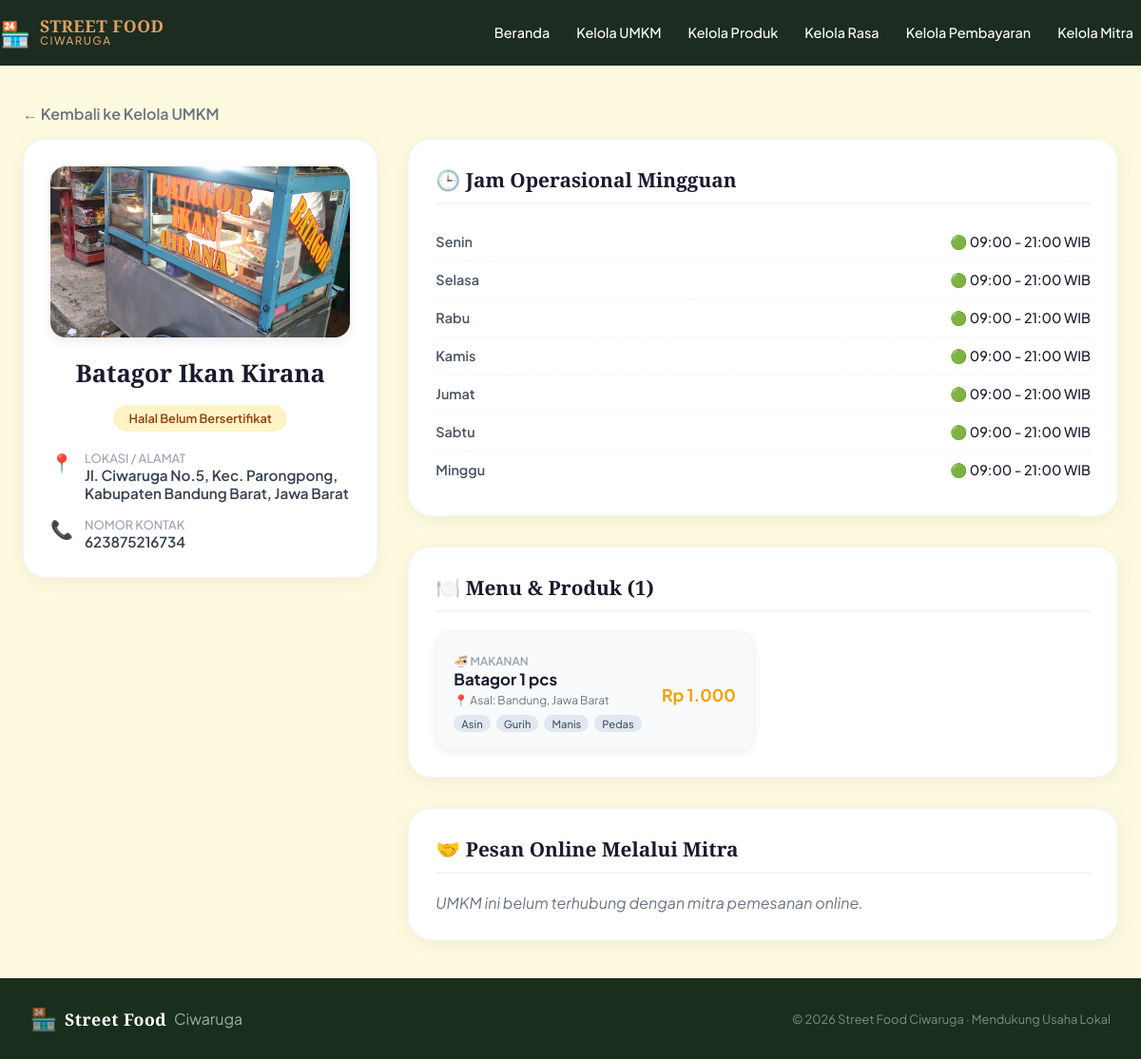
The app's page /detail_umkm.php?id=4 with its own data.
### tables this page shows
CREATE TABLE `umkm` (
  `id_umkm` int(11) NOT NULL,
  `nama_umkm` varchar(100) NOT NULL,
  `lokasi` text NOT NULL,
  `foto` varchar(255) DEFAULT NULL,
  `nomor_kontak` varchar(20) DEFAULT NULL,
  `status_halal` enum('Halal Bersertifikat','Halal Belum Bersertifikat','Non-Halal') NOT NULL,
  `no_sertifikat` varchar(100) DEFAULT NULL,
  `lembaga_penerbit` varchar(100) DEFAULT NULL,
  `tanggal_terbit` date DEFAULT NULL
);

CREATE TABLE `waktu_operasional` (
  `id_waktu` int(11) NOT NULL,
  `id_umkm` int(11) NOT NULL,
  `hari` varchar(50) NOT NULL,
  `jam_buka` time DEFAULT NULL,
  `jam_tutup` time DEFAULT NULL,
  `keterangan` enum('Buka','Tutup') NOT NULL
);

CREATE TABLE `produk` (
  `id_produk` int(11) NOT NULL,
  `id_umkm` int(11) NOT NULL,
  `nama_produk` varchar(100) NOT NULL,
  `harga` decimal(10,2) NOT NULL,
  `kategori_produk` varchar(50) NOT NULL,
  `asal_daerah` varchar(100) DEFAULT NULL
);

### detail_umkm.php (the view, shortened to what this page needs)
<?php
require_once 'koneksi.php';
$id_umkm = (int)$_GET['id'];
$query = "SELECT * FROM umkm WHERE id_umkm = $id_umkm";
$result = mysqli_query($koneksi, $query);
$umkm = mysqli_fetch_assoc($result);
$queryWaktu = "SELECT * FROM waktu_operasional WHERE id_umkm = $id_umkm ORDER BY
               FIELD(hari, 'Senin', 'Selasa', 'Rabu', 'Kamis', 'Jumat', 'Sabtu', 'Minggu')";
$resultWaktu = mysqli_query($koneksi, $queryWaktu);
$waktuList = [];
while ($row = mysqli_fetch_assoc($resultWaktu)) {
    $waktuList[] = $row;
}
$mitraList = [];
$queryProduk = "SELECT p.*,
                GROUP_CONCAT(kr.jenis_rasa SEPARATOR ', ') as daftar_rasa
                FROM produk p
                LEFT JOIN produk_rasa pr ON p.id_produk = pr.id_produk
                LEFT JOIN kategori_rasa kr ON pr.id_rasa = kr.id_rasa
                WHERE p.id_umkm = $id_umkm
                GROUP BY p.id_produk
                ORDER BY p.nama_produk ASC";
$resultProduk = mysqli_query($koneksi, $queryProduk);
$produkList = [];
while ($row = mysqli_fetch_assoc($resultProduk)) {
    $produkList[] = $row;
}
?>
<!DOCTYPE html>
<html lang="id">
<head>
  <link rel="stylesheet" href="style.css">
</head>
<body>
  <header class="navbar">
    <div class="nav-inner">
      <div class="brand">
        <span class="brand-icon">🏪</span>
        <div class="brand-text">
          <span class="brand-name">STREET FOOD</span>
          <span class="brand-sub">Ciwaruga</span>
        </div>
      </div>
      <nav class="nav-links">
        <a href="index.php">Beranda</a>
        <a href="umkm.php">Kelola UMKM</a>
        <a href="produk.php">Kelola Produk</a>
        <a href="kategori_rasa.php">Kelola Rasa</a>
        <a href="bayar.php">Kelola Pembayaran</a>
        <a href="mitra.php">Kelola Mitra</a>
      </nav>
    </div>
  </header>
  <div class="container">
    <div class="back-btn-container">
      <a href="umkm.php" class="back-link-top">← Kembali ke Kelola UMKM</a>
    </div>
    <div class="sidebar">
      <div class="card" style="text-align: center;">
        <div class="profile-header">
          <?php if ($umkm['foto'] && file_exists($umkm['foto'])): ?>
          <img src="<?= htmlspecialchars($umkm['foto']) ?>" class="profile-foto" alt="Foto">
          <?php else: ?>
          <div class="profile-no-foto">🏪</div>
          <?php endif; ?>
          <h2 class="profile-name"><?= htmlspecialchars($umkm['nama_umkm']) ?></h2>
          <?php
          $status_class = '';
          if ($umkm['status_halal'] == 'Halal Bersertifikat') {
              $status_class = 'status-bersertifikat';
          } elseif ($umkm['status_halal'] == 'Halal Belum Bersertifikat') {
              $status_class = 'status-belum';
          } else {
              $status_class = 'status-non';
          }
          ?>
          <span class="halal-badge-large <?= $status_class ?>">
            <?= htmlspecialchars($umkm['status_halal']) ?>
          </span>
        </div>
        <div class="info-list">
          <div class="info-item">
            <span class="info-icon">📍</span>
            <div style="text-align: left;">
              <div class="info-label">LOKASI / ALAMAT</div>
              <div class="info-val"><?= htmlspecialchars($umkm['lokasi']) ?></div>
            </div>
          </div>
          <div class="info-item">
            <span class="info-icon">📞</span>
            <div style="text-align: left;">
              <div class="info-label">NOMOR KONTAK</div>
              <div class="info-val"><?= htmlspecialchars($umkm['nomor_kontak'] ?: '-') ?></div>
            </div>
          </div>
        </div>
      </div>
    </div>
    <div class="main-content">
      <div class="card">
        <div class="card-title">🕒 Jam Operasional Mingguan</div>
        <div>
          <?php if (empty($waktuList)): ?>
          <p style="color: #6b7280; font-style: italic;">Jam operasional belum diatur untuk UMKM ini. <a href="waktu_operasional.php?id_umkm=<?= $id_umkm ?>">Atur sekarang</a>.</p>
          <?php else: ?>
          <?php foreach ($waktuList as $waktu):
              $isTutup = $waktu['keterangan'] === 'Tutup';
          ?>
          <div class="schedule-row">
            <span class="schedule-day"><?= htmlspecialchars($waktu['hari']) ?></span>
            <?php if ($isTutup): ?>
            <span class="schedule-closed">🚫 Tutup / Libur</span>
            <?php else: ?>
            <span class="schedule-time">
              🟢 <?= date('H:i', strtotime($waktu['jam_buka'])) ?> - <?= date('H:i', strtotime($waktu['jam_tutup'])) ?> WIB
            </span>
            <?php endif; ?>
          </div>
          <?php endforeach; ?>
          <?php endif; ?>
        </div>
      </div>
      <div class="card">
        <div class="card-title">🍽️ Menu & Produk (<?= count($produkList) ?>)</div>
        <div class="product-grid">
          <?php if (empty($produkList)): ?>
          <p style="color: #6b7280; font-style: italic; grid-column: span 2;">Belum ada produk yang didaftarkan untuk UMKM ini.</p>
          <?php else: ?>
          <?php foreach ($produkList as $produk): ?>
          <a href="detail_produk.php?id=<?= $produk['id_produk'] ?>" class="product-card" style="text-decoration:none;cursor:pointer;transition:transform 0.2s,box-shadow 0.2s;">
            <div class="product-detail">
              <span class="product-category">
                <?php
                if ($produk['kategori_produk'] === 'Makanan') echo '🍜 ';
                elseif ($produk['kategori_produk'] === 'Minuman') echo '🥤 ';
                elseif ($produk['kategori_produk'] === 'Topping') echo '🍯 ';
                else echo '🍿 ';
                echo htmlspecialchars($produk['kategori_produk']);
                ?>
              </span>
              <h4><?= htmlspecialchars($produk['nama_produk']) ?></h4>
              <?php if ($produk['asal_daerah']): ?>
              <span style="font-size: 0.75rem; color: #6b7280; display: block; margin-top: 2px;">📍 Asal: <?= htmlspecialchars($produk['asal_daerah']) ?></span>
              <?php endif; ?>
              <?php if ($produk['daftar_rasa']): ?>
              <div class="product-flavor-tags">
                <?php foreach (explode(', ', $produk['daftar_rasa']) as $rasa): ?>
                <span class="flavor-badge"><?= htmlspecialchars($rasa) ?></span>
                <?php endforeach; ?>
              </div>
              <?php endif; ?>
            </div>
            <div class="product-price">
              Rp <?= number_format($produk['harga'], 0, ',', '.') ?>
            </div>
          </a>
          <?php endforeach; ?>
          <?php endif; ?>
        </div>
      </div>
      <div class="card">
        <div class="card-title">🤝 Pesan Online Melalui Mitra</div>
        <div class="mitra-links-grid">
          <?php if (empty($mitraList)): ?>
          <p style="color: #6b7280; font-style: italic;">UMKM ini belum terhubung dengan mitra pemesanan online.</p>
          <?php endif; ?>
        </div>
      </div>
    </div>
  </div>
  <footer class="footer">
    <div class="footer-inner">
      <div class="footer-brand">
        <span class="brand-icon">🏪</span>
        <span class="brand-name"> Street Food</span> Ciwaruga
      </div>
      <p class="footer-copy">© 2026 Street Food Ciwaruga · Mendukung Usaha Lokal</p>
    </div>
  </footer>
</body>
</html>

### style.css (style rules this page uses)
*, *::before, *::after { box-sizing: border-box; margin: 0; padding: 0; }
:root { --hijau:#2e6b4f; --hijau-muda:#52b788; --hijau-terang:#95d5b2; --krem:#fefae0; --kuning:#dda15e; --coklat:#bc6c25; --putih:#ffffff; --abu:#6b7280; --gelap:#1a2e1e; --radius-sm: 8px; --radius-md: 16px; --radius-lg: 24px; --radius-xl: 40px; --shadow-sm: 0 2px 8px rgba(45,106,79,.10); --shadow-md: 0 6px 24px rgba(45,106,79,.15); --shadow-lg: 0 16px 48px rgba(45,106,79,.20); }
html { scroll-behavior: smooth; }
body { font-family: 'Plus Jakarta Sans', sans-serif; background: var(--krem); color: var(--hijau-terang); overflow-x:visible; }
.navbar { position:relative; top: 0; z-index: 100; background: rgba(9, 27, 16, 0.92); backdrop-filter: blur(12px); border-bottom: 1px solid rgba(45,106,79,.12); }
.nav-inner { max-width: 1200px; margin: auto; padding: 0px; height: 68px; display: flex; align-items: center; gap: 8px; }
.brand { display: flex; align-items: center; gap: 10px; text-decoration: none; flex-shrink: 0; }
.brand-icon { font-size: 1.6rem; }
.brand-text { display: flex; flex-direction: column; line-height: 1.1; }
.brand-name { font-family: 'Playfair Display', serif; font-weight: 900; font-size: 1.1rem; color: var(--kuning); letter-spacing: .5px; }
.brand-sub { font-size: .72rem; font-weight: 500; color: var(--kuning); letter-spacing: 1.5px; text-transform: uppercase; }
.nav-links { display: flex; gap: 28px; margin-left: auto; }
.nav-links a { text-decoration: none; font-size: .9rem; font-weight: 500; color: var(--putih); transition: color .2s; }
.card-title { font-size: .88rem; font-weight: 600; color: var(--gelap); }
.footer { background: var(--gelap); color: rgba(255,255,255,.6); }
.footer-inner { max-width: 1200px; margin:0 auto; padding: 28px 32px; display: flex; align-items: center; justify-content: space-between; }
.footer .brand-name { color: var(--putih); }
.footer .brand-icon { font-size: 1.4rem; }
.footer-brand { display: flex; align-items: center; gap: 8px; }
.footer-copy { font-size: .8rem; color: rgba(255,255,255,.45); }
.product-card { background: #fff; border-radius: 16px; overflow: hidden; box-shadow: 0 2px 10px rgba(0, 0, 0, 0.07); transition: transform 0.2s ease, box-shadow 0.2s ease; }

### records on screen
umkm: foto (picture), nama_umkm "Batagor Ikan Kirana", status_halal "Halal Belum Bersertifikat", lokasi "Jl. Ciwaruga No.5, Kec. Parongpong, Kabupaten Bandung Barat, Jawa Barat", nomor_kontak "623875216734"
waktu_operasional: hari "Senin", jam_buka "09:00", jam_tutup "21:00"
waktu_operasional: hari "Selasa", jam_buka "09:00", jam_tutup "21:00"
waktu_operasional: hari "Rabu", jam_buka "09:00", jam_tutup "21:00"
waktu_operasional: hari "Kamis", jam_buka "09:00", jam_tutup "21:00"
waktu_operasional: hari "Jumat", jam_buka "09:00", jam_tutup "21:00"
waktu_operasional: hari "Sabtu", jam_buka "09:00", jam_tutup "21:00"
waktu_operasional: hari "Minggu", jam_buka "09:00", jam_tutup "21:00"
produk: kategori_produk "MAKANAN", nama_produk "Batagor 1 pcs", asal_daerah "Bandung, Jawa Barat", rasa "Asin", rasa "Gurih", rasa "Manis", rasa "Pedas", harga "1.000"

### other values on screen
count($produkList) "1"
